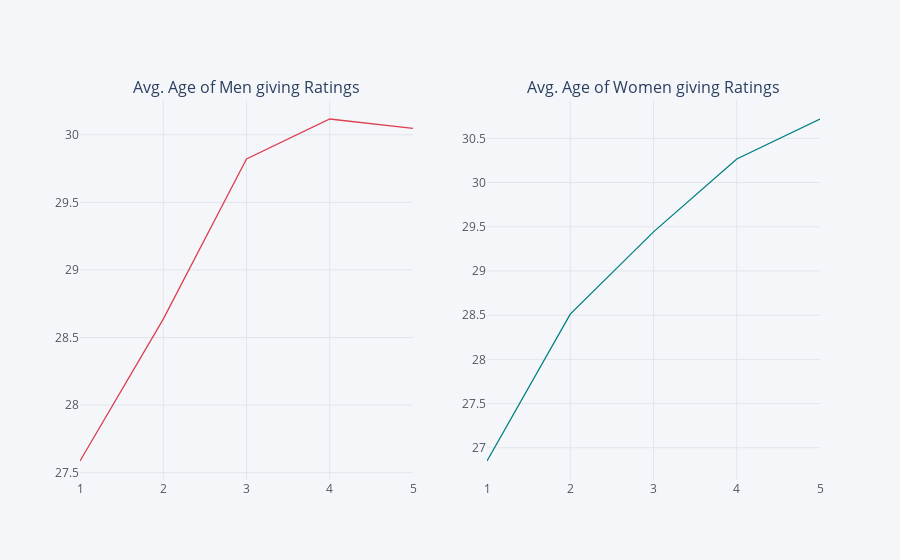

The code cell stored with this chart in its notebook:
### Code cell
# Plot the average age of men and women giving ratings
cf.go_offline()
cf.set_config_file(offline = False, world_readable = True)
#plt.rcParams["figure.figsize"] = (12, 8)
#plt.rcParams['axes.titlesize'] = 16
fig_array = []
fig1 = pd.pivot_table(data = Master_Data[Master_Data['Gender'] == 'M'], index = 'Rating', values = 'Age',
                      aggfunc = 'mean').figure(kind = 'line', color = 'red', xTitle = 'Rating',
                                               yTitle = 'Avg. Age',asFigure = True)
fig_array.append(fig1)

fig2 = pd.pivot_table(data = Master_Data[Master_Data['Gender'] == 'F'], index = 'Rating',values = 'Age', 
                      aggfunc = 'mean').figure(kind = 'line', color = 'teal', xTitle = 'Rating',
                                               yTitle = 'Avg. Age')
fig_array.append(fig2)

fig = cf.subplots(fig_array, shape = (1, 2), subplot_titles = ['Avg. Age of Men giving Ratings', 
                                                               'Avg. Age of Women giving Ratings'])
fig['layout'].update(showlegend = False)
iplot(fig)

### Figure 1 — Plotly figure (JSON) as saved in the notebook; plotly's stock layout.template omitted (floating-point values rounded to 4 significant figures)
{"data": [{"line": {"color": "rgba(219, 64, 82, 1.0)", "dash": "solid", "shape": "linear", "width": 1.3}, "mode": "lines", "name": "Age", "text": "", "type": "scatter", "x": [1, 2, 3, 4, 5], "xaxis": "x", "y": [27.59, 28.64, 29.82, 30.12, 30.05], "yaxis": "y"}, {"line": {"color": "rgba(0, 128, 128, 1.0)", "dash": "solid", "shape": "linear", "width": 1.3}, "mode": "lines", "name": "Age", "text": "", "type": "scatter", "x": [1, 2, 3, 4, 5], "xaxis": "x2", "y": [26.85, 28.51, 29.44, 30.27, 30.72], "yaxis": "y2"}], "layout": {"annotations": [{"font": {"size": 16}, "showarrow": false, "text": "Avg. Age of Men giving Ratings", "x": 0.225, "xanchor": "center", "xref": "paper", "y": 1, "yanchor": "bottom", "yref": "paper"}, {"font": {"size": 16}, "showarrow": false, "text": "Avg. Age of Women giving Ratings", "x": 0.775, "xanchor": "center", "xref": "paper", "y": 1, "yanchor": "bottom", "yref": "paper"}], "legend": {"bgcolor": "#F5F6F9", "font": {"color": "#4D5663"}}, "paper_bgcolor": "#F5F6F9", "plot_bgcolor": "#F5F6F9", "showlegend": false, "title": {"font": {"color": "#4D5663"}}, "xaxis": {"anchor": "y", "domain": [0, 0.45], "gridcolor": "#E1E5ED", "showgrid": true, "tickfont": {"color": "#4D5663"}, "title": {"font": {"color": "#4D5663"}, "text": ""}, "zerolinecolor": "#E1E5ED"}, "xaxis2": {"anchor": "y2", "domain": [0.55, 1], "gridcolor": "#E1E5ED", "showgrid": true, "tickfont": {"color": "#4D5663"}, "title": {"font": {"color": "#4D5663"}, "text": ""}, "zerolinecolor": "#E1E5ED"}, "yaxis": {"anchor": "x", "domain": [0, 1], "gridcolor": "#E1E5ED", "showgrid": true, "tickfont": {"color": "#4D5663"}, "title": {"font": {"color": "#4D5663"}, "text": ""}, "zerolinecolor": "#E1E5ED"}, "yaxis2": {"anchor": "x2", "domain": [0, 1], "gridcolor": "#E1E5ED", "showgrid": true, "tickfont": {"color": "#4D5663"}, "title": {"font": {"color": "#4D5663"}, "text": ""}, "zerolinecolor": "#E1E5ED"}}}
